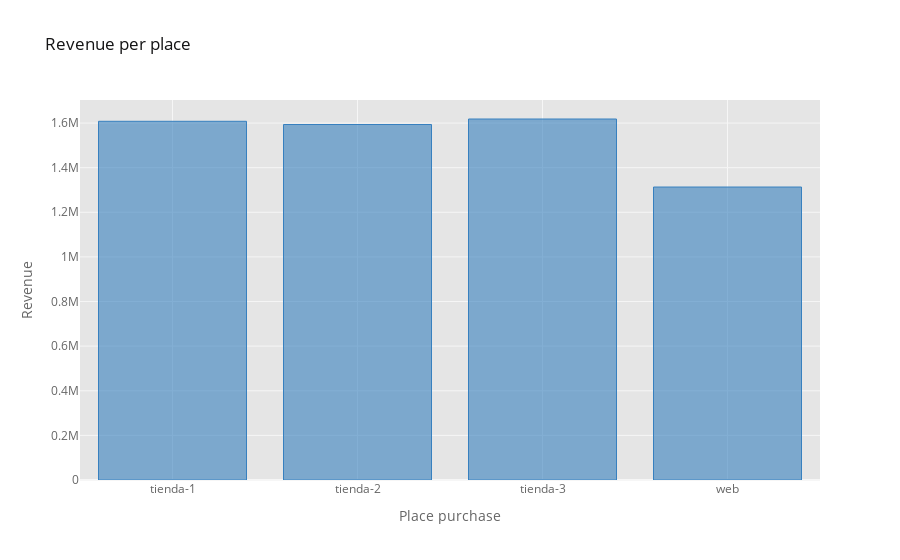

The cell this chart's notebook holds for it:
### Markdown cell above
## Analysis per place and product

### Code cell
df = df_sales.pivot(index='id', columns='place_purchase',values='revenue').fillna(0).sum()
df.iplot(kind='bar', xTitle='Place purchase', yTitle='Revenue', title='Revenue per place', colors='Blue')

### Figure 1 — Plotly figure (JSON) as saved in the notebook; plotly's stock layout.template omitted (floating-point values rounded to 4 significant figures)
{"data": [{"marker": {"color": "rgba(55, 128, 191, 0.6)", "line": {"color": "rgba(55, 128, 191, 1.0)", "width": 1}}, "name": "None", "orientation": "v", "text": "", "type": "bar", "x": ["tienda-1", "tienda-2", "tienda-3", "web"], "y": [1608000.0, 1593000.0, 1618000.0, 1313000.0]}], "layout": {"legend": {"bgcolor": "#FFFFFF", "font": {"color": "#666666"}}, "paper_bgcolor": "#FFFFFF", "plot_bgcolor": "#E5E5E5", "title": {"font": {"color": "#151516"}, "text": "Revenue per place"}, "xaxis": {"gridcolor": "#F6F6F6", "showgrid": true, "tickfont": {"color": "#666666"}, "title": {"font": {"color": "#666666"}, "text": "Place purchase"}, "zerolinecolor": "#F6F6F6"}, "yaxis": {"gridcolor": "#F6F6F6", "showgrid": true, "tickfont": {"color": "#666666"}, "title": {"font": {"color": "#666666"}, "text": "Revenue"}, "zerolinecolor": "#F6F6F6"}}}
